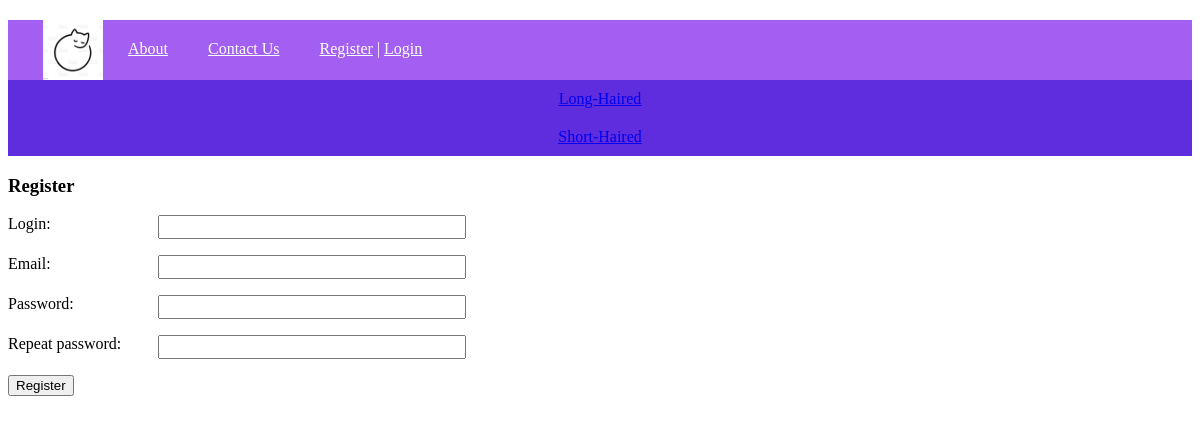
Screenshot of /register/ with the database file from the repository.
### cats/models.py (models this page shows, shortened)
class Menu(models.Model):
    title = models.CharField(max_length=100, db_index=True, verbose_name='Menu')
    url_name = models.CharField(max_length=100, db_index=True, verbose_name='url_name')
    class Meta:
        verbose_name = 'Menu'
        verbose_name_plural = 'Menu'
        ordering = ['id']

class Category(models.Model):
    name = models.CharField(max_length=100, db_index=True, verbose_name='Category')
    slug = models.SlugField(max_length=255, unique=True, db_index=True, verbose_name='URL')
    def get_absolute_url(self):
        return reverse('category', kwargs={'cat_slug': self.slug})
    class Meta:
        verbose_name = 'Category'
        verbose_name_plural = 'Categories'
        ordering = ['id']

### cats/views.py (the view, shortened to what this page needs)
# urls.py: path('register/', RegisterUser.as_view(), name='register'),
class RegisterUser(DataMixin, CreateView):
    form_class = RegisterUserForm
    template_name = 'cats/register.html'
    success_url = reverse_lazy('login')
    def get_context_data(self, *,  object_list=None, **kwargs):
        context = super().get_context_data(**kwargs)
        c_def = self.get_user_context(title='Register')
        return dict(list(context.items()) + list(c_def.items()))

### cats/forms.py
class RegisterUserForm(UserCreationForm):
    username = forms.CharField(label='Login', widget=forms.TextInput(attrs={'class': 'form-input'}))
    email = forms.EmailField(label='Email', widget=forms.EmailInput(attrs={'class': 'form-input'}))
    password1 = forms.CharField(label='Password', widget=forms.PasswordInput(attrs={'class': 'form-input'}))
    password2 = forms.CharField(label='Repeat password', widget=forms.PasswordInput(attrs={'class': 'form-input'}))
    class Meta:
        model = User
        fields = ('username', 'email', 'password1', 'password2')

### cats/utils.py (called while the page is built)
    def get_user_context(self, **kwargs):
        context = kwargs
        cats = cache.get('cats')
        if not cats:
            cats = Category.objects.all()
            cache.set('cats', cats, 60)
        menu = list(Menu.objects.all())
        user_menu = menu.copy()
        if not self.request.user.is_authenticated:
            user_menu.pop(1)
        context['menu'] = user_menu
        context['cats'] = cats
        if 'cat_selected' not in context:
            context['cat_selected'] = 0
        return context

### cats/templates/cats/register.html (shortened to what this page needs)
{% extends 'cats/base.html' %}
{% block content %}
<h3>{{ title }}</h3>
<form method="post">
  {% for f in form %}
  <p><label class="form-label" for="{{ f.id_for_label }}">{{ f.label }}: </label>{{ f }}</p>
  {% endfor %}
  <button type="submit">Register</button>
</form>
{% endblock %}

### cats/templates/cats/base.html (shortened to what this page needs)
{% load static %}
<!DOCTYPE html>
<html lang="en">
<head>
    <link type="text/css" href="{% static 'cats/css/styles.css' %}" rel="stylesheet" />
</head>
<body>
{% block mainmenu %}
<div class="header">
    <div id="mainmenu" class="mainmenu">
                <a href="{% url 'home' %}"><div class="logo"></div></a>
{% for m in menu %}
       <div class="menu-items">
            <a href="{% url m.url_name %}">{{m.title}}</a>
       </div>
{% endfor %}
        {% if request.user.is_authenticated %}
        <div class="menu-items">
            <a href="#"> {{ user.username }} </a> | <a href="{% url 'logout' %}">Logout</a>
        </div>
        {% else %}
        <div class="menu-items">
          <a href="{% url 'register' %}">Register</a> | <a href="{% url 'login' %}">Login</a>
        </div>
        {% endif %}
    </div>
</div>
    {% endblock mainmenu %}
<div>
    {% for c in cats %}
        {% if c.pk == cat_selected %}
            <div class="box selected">{{c.name}}</div>
        {% else %}
    <div class="box">
            <a href="{{c.get_absolute_url }}">{{c.name}}</a>
        </div>
        {% endif %}
    {% endfor %}
</div>
    {% block content %}
    {% endblock %}
</body>
</html>

### cats/static/cats/css/styles.css (style rules this page uses)
html, body { font-family: 'Georgia'; height: 100%; }
.header { background: #a35ef2; height: 60px; }
.logo { background: url('../images/logocat.jpg') no-repeat 15px; background-size: contain; width: 70px; height: 60px; padding-right: 10px; }
.mainmenu { display: flex; color: white; margin: 20px; }
.menu-items { margin: 20px; }
.menu-items a { color: white; }
.box { background: #5f2cde; display: grid; padding: 10px; justify-content: center; color: pink; }
.form-input { width: 300px; font-size: 16px; }
.form-label { display: inline-block; min-width: 150px; vertical-align: top; }

### rows the page displays
Menu: title "About"
Menu: title "Contact Us"
Category: name "Long-Haired"
Category: name "Short-Haired"

### other values shown
{{ title }} "Register"
{{ f.label }} "Login" "Email" "Password" "Repeat password"
